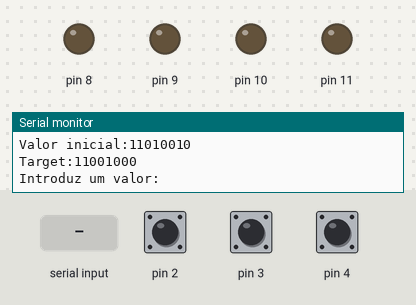
Simulated run of this sketch. Board: Arduino Uno, built with avr-gcc and run on an emulated ATmega328P. Shown: output pins drawn as LEDs (lit = HIGH), the last lines printed to the serial monitor. The inputs (shaded band) are chosen by the test bench; at power-on: pin 2 HIGH, pin 3 HIGH, pin 4 HIGH. Random numbers use the default seed unless the sketch sets one.

Above: at 1.2 s.
1.3 s: "90,45\n" received over Serial
3.8 s: pin 2 pulled LOW for 0.15 s
At 23.5 s:
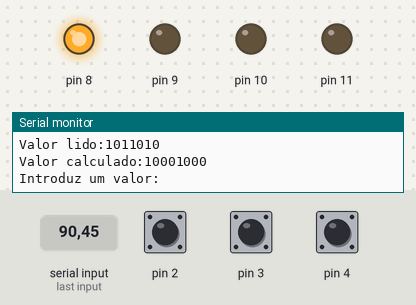
At 45.4 s:
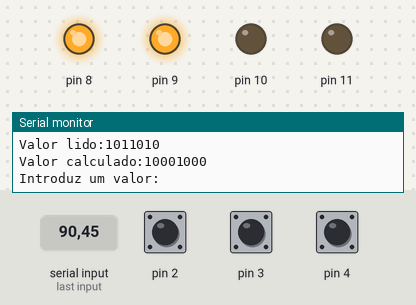
Timing chart, 0 to 46.5 s (numbered marks = the images above; inputs shaded):
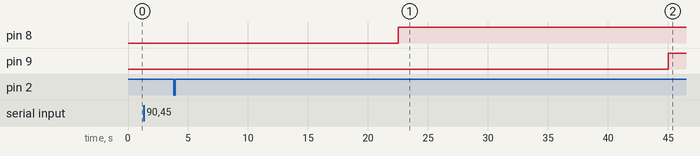

The sketch:

Projeto2_.ino
```cpp
long tempo_de_jogo = 90000;
bool feito = false;
int valor = 0;


void setup() {
  // put your setup code here, to run once:
  pinMode(2, INPUT_PULLUP);
  pinMode(3, INPUT_PULLUP);
  pinMode(4, INPUT_PULLUP);
  pinMode(8, OUTPUT);
  pinMode(9, OUTPUT);
  pinMode(10, OUTPUT);
  pinMode(11, OUTPUT);
  Serial.begin(9600);
  randomSeed(analogRead(A5));

}
///////Funções globais


int leitor_porta_serie() {
  if (Serial.available() > 0) {
    String a = Serial.readStringUntil("\n");
    valor = a.toInt();
    feito = true;
    Serial.println("Valor lido:" + String(valor, BIN));
  }
  return valor;
}


////Efetuar operações
int operacoes(int operacao, byte primeiro_numero, int porta_serie) {
  if (operacao == 2) {
    primeiro_numero = primeiro_numero ^ porta_serie;
    return (primeiro_numero);

  }
  if (operacao == 4) {
    primeiro_numero = primeiro_numero & porta_serie;
    return (primeiro_numero);
  }
  if (operacao == 3) {
    primeiro_numero = primeiro_numero | porta_serie;
    return (primeiro_numero);
  }


}
//////Mostrador de tempo
void leds(unsigned long timer) {
  if ((millis() - timer) > (tempo_de_jogo) * (1.0 / 4)) {
    digitalWrite(8, HIGH);
  }
  if ((millis() - timer) > ((tempo_de_jogo) * (1.0 / 2))) {
    digitalWrite(9, HIGH);
  }
  if ((millis() - timer) > ((tempo_de_jogo) * (3.0 / 4))) {
    digitalWrite(10, HIGH);
  }
  if ((millis() - timer) >= ((tempo_de_jogo))) {
    digitalWrite(11, HIGH);
  }
}


void loop() {
  // put your main code here, to run repeatedly:
  bool vitoria = false;
  unsigned long timer = millis();
  //gerador aleatorio
  byte numero_inicial = random(1, 256);
  byte target = random(1, 256);
  int botoes_disponiveis = random(1, 4);

  if (botoes_disponiveis == 1) {
    Serial.println("Operações disponíveis:XOR-Vermelho");
  }
  if (botoes_disponiveis == 2) {
    Serial.println("Operações disponíveis:AND-Branco");
  }
  if (botoes_disponiveis == 3) {
    Serial.println("Operações disponíveis:XOR-Vermelho,AND-Branco");
  }
  Serial.println("Valor inicial:" + String(numero_inicial, BIN));
  Serial.println("Target:" + String(target, BIN));
  Serial.println("Introduz um valor:");
  while ((millis() - timer) < tempo_de_jogo )/////Inicio do round
  {
    leds(timer);

    int valor_serie = leitor_porta_serie();

    if (feito == true) {
      ////Operações a executar(verificação de botões ativos)
      if (digitalRead(3) == LOW) {
        numero_inicial = operacoes(3, numero_inicial, valor_serie);
        Serial.println("Valor calculado:" + String(numero_inicial, BIN));
        feito = false;
        Serial.println("Introduz um valor:");

      }
      else if (digitalRead(2) == LOW && (botoes_disponiveis == 1 || botoes_disponiveis == 3)) {
        numero_inicial = operacoes(2, numero_inicial, valor_serie);
        Serial.println("Valor calculado:" + String(numero_inicial, BIN));
        feito = false;
        Serial.println("Introduz um valor:");
      }
      else if (digitalRead(4) == LOW && (botoes_disponiveis == 2 || botoes_disponiveis == 3)) {
        numero_inicial = operacoes(4, numero_inicial, valor_serie);
        Serial.println("Valor calculado:" + String(numero_inicial, BIN));
        feito = false;
        Serial.println("Introduz um valor:");
      }
      if (numero_inicial == target) {////Vitória!!
        Serial.println("GANHOU");
        vitoria = true;
        break;
      }
    }
  }
  if (vitoria == false) {
    Serial.println("Perdeu");
  }
  for (int i = 8; i <= 11; i++) {
    digitalWrite(i, LOW);
  }
}
```
